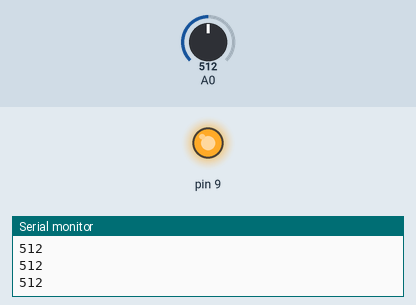
A sketch run on a simulated Arduino Uno, built with avr-gcc and run on an emulated ATmega328P. Parts: output pins drawn as LEDs (lit = HIGH), the last lines printed to the serial monitor. The inputs (shaded band) are chosen by the test bench; at power-on: A0 = 512.

Above: at 1.2 s.
1.3 s: A0 set to 6
2.8 s: A0 set to 3
At 3.6 s:
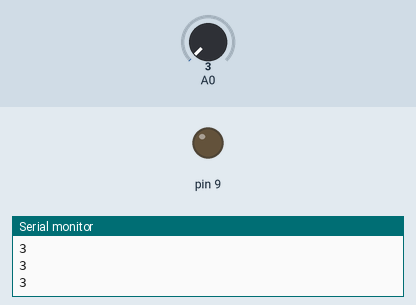
4.3 s: A0 set to 122
At 4.8 s:
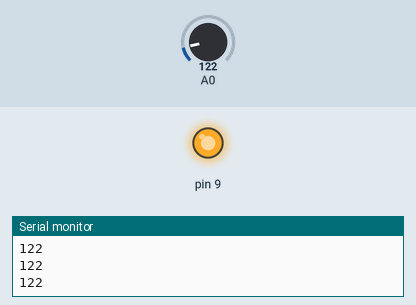
5.8 s: A0 set to 0
At 7.2 s:
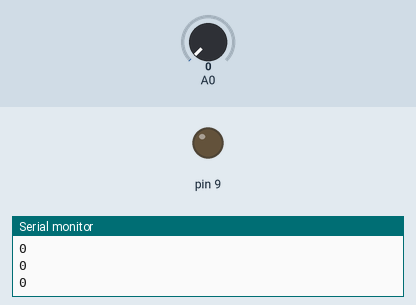
Timing chart, 0 to 8.3 s (numbered marks = the images above; inputs shaded):
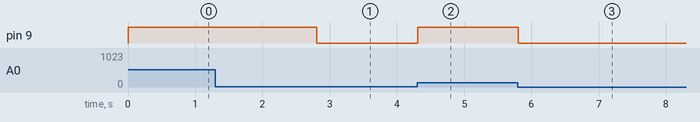

The sketch:

_Potentiometer__fantastic_allis1-6.ino
```cpp
int value = 0;
int out = 0;
void setup()
{
  pinMode(A0,INPUT);
  pinMode(9,OUTPUT);
  Serial.begin(9600);
}

void loop()
{
  value = analogRead(A0);
  Serial.println(value);
  out = map(value,0,1023,0,255);
  digitalWrite(9,out);
}
```

Measured:
- the behaviour switches between 5 and 4 on A0 (found by bisection; images 0 and 1)
- after the input at 2.8 s, pin 9: HIGH → LOW at once
- after the input at 4.3 s, pin 9: LOW → HIGH at once
- after the input at 5.8 s, pin 9: HIGH → LOW at once
